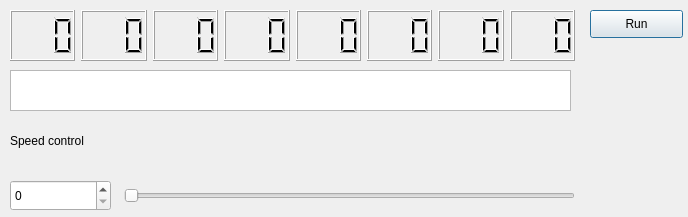
<?xml version="1.0" encoding="UTF-8"?>
<ui version="4.0">
 <class>Visualize</class>
 <widget class="QDialog" name="Visualize">
  <property name="geometry">
   <rect>
    <x>0</x>
    <y>0</y>
    <width>688</width>
    <height>217</height>
   </rect>
  </property>
  <property name="windowTitle">
   <string>Dialog</string>
  </property>
  <widget class="QWidget" name="layoutWidget">
   <property name="geometry">
    <rect>
     <x>10</x>
     <y>10</y>
     <width>565</width>
     <height>51</height>
    </rect>
   </property>
   <layout class="QGridLayout" name="gridLayout">
    <item row="0" column="0">
     <layout class="QHBoxLayout" name="horizontalLayout">
      <item>
       <widget class="QLCDNumber" name="cell1_2">
        <property name="digitCount">
         <number>3</number>
        </property>
        <property name="segmentStyle">
         <enum>QLCDNumber::Filled</enum>
        </property>
       </widget>
      </item>
      <item>
       <widget class="QLCDNumber" name="cell2_2">
        <property name="digitCount">
         <number>3</number>
        </property>
        <property name="segmentStyle">
         <enum>QLCDNumber::Filled</enum>
        </property>
       </widget>
      </item>
      <item>
       <widget class="QLCDNumber" name="cell3_2">
        <property name="digitCount">
         <number>3</number>
        </property>
       </widget>
      </item>
      <item>
       <widget class="QLCDNumber" name="cell4">
        <property name="digitCount">
         <number>3</number>
        </property>
       </widget>
      </item>
      <item>
       <widget class="QLCDNumber" name="cell5">
        <property name="digitCount">
         <number>3</number>
        </property>
       </widget>
      </item>
      <item>
       <widget class="QLCDNumber" name="cell6">
        <property name="digitCount">
         <number>3</number>
        </property>
        <property name="intValue" stdset="0">
         <number>0</number>
        </property>
       </widget>
      </item>
      <item>
       <widget class="QLCDNumber" name="cell7">
        <property name="digitCount">
         <number>3</number>
        </property>
       </widget>
      </item>
      <item>
       <widget class="QLCDNumber" name="cell8">
        <property name="digitCount">
         <number>3</number>
        </property>
       </widget>
      </item>
     </layout>
    </item>
   </layout>
  </widget>
  <widget class="QSlider" name="Slider">
   <property name="geometry">
    <rect>
     <x>124</x>
     <y>180</y>
     <width>451</width>
     <height>31</height>
    </rect>
   </property>
   <property name="sizePolicy">
    <sizepolicy hsizetype="Preferred" vsizetype="Fixed">
     <horstretch>0</horstretch>
     <verstretch>0</verstretch>
    </sizepolicy>
   </property>
   <property name="orientation">
    <enum>Qt::Horizontal</enum>
   </property>
  </widget>
  <widget class="QSpinBox" name="Box">
   <property name="geometry">
    <rect>
     <x>10</x>
     <y>180</y>
     <width>101</width>
     <height>31</height>
    </rect>
   </property>
  </widget>
  <widget class="QWidget" name="layoutWidget">
   <property name="geometry">
    <rect>
     <x>10</x>
     <y>120</y>
     <width>563</width>
     <height>41</height>
    </rect>
   </property>
   <layout class="QHBoxLayout" name="horizontalLayout_2">
    <item>
     <widget class="QLabel" name="label_1">
      <property name="styleSheet">
       <string notr="true"/>
      </property>
      <property name="text">
       <string>Speed control</string>
      </property>
     </widget>
    </item>
   </layout>
  </widget>
  <widget class="QTextBrowser" name="textBrowser">
   <property name="geometry">
    <rect>
     <x>10</x>
     <y>70</y>
     <width>561</width>
     <height>41</height>
    </rect>
   </property>
   <property name="sizePolicy">
    <sizepolicy hsizetype="Preferred" vsizetype="Preferred">
     <horstretch>0</horstretch>
     <verstretch>0</verstretch>
    </sizepolicy>
   </property>
  </widget>
  <widget class="QPushButton" name="pushButton">
   <property name="geometry">
    <rect>
     <x>590</x>
     <y>10</y>
     <width>93</width>
     <height>28</height>
    </rect>
   </property>
   <property name="text">
    <string>Run</string>
   </property>
  </widget>
 </widget>
 <resources/>
 <connections/>
</ui>
